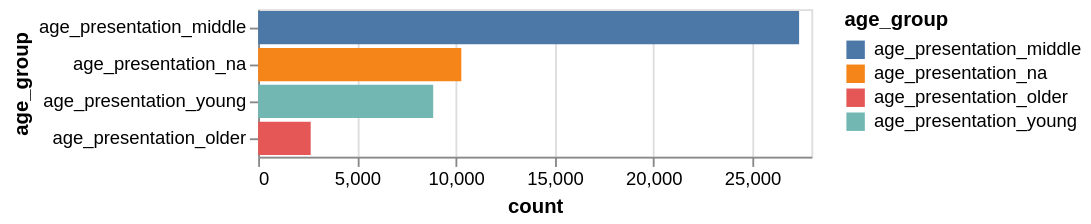

This figure's notebook cell:
### Markdown cell above
This is the hardest part to classify since what makes a skintone dark? Regardless even grouping the palest skintones together generates results saying that the lightest skintones make up to 1.5x the amount of individuals with darker skin.

### Code cell
# Isolating the ages
age_cols = []
for column in df.columns:
    if column.startswith("age_presentation_"):
        age_cols.append(column)

# Counting the number of different ages represented
age_counts = df[age_cols].sum().reset_index(name="count").rename(columns={"index": "age_group"})

# Displaying the number of different ages represented
alt.Chart(age_counts).mark_bar().encode(
    x="count:Q",
    y= alt.Y("age_group:N").sort('-x'),
    color="age_group:N"
)

### Figure 1 — Vega specification as saved in the notebook (floating-point values rounded to 4 significant figures)
{"$schema": "https://vega.github.io/schema/vega/v5.json", "data": [{"name": "source_0"}, {"name": "data_0", "values": [{"age_group": "age_presentation_young", "count_end": 8860.0, "count_start": 0.0}, {"age_group": "age_presentation_older", "count_end": 2659.0, "count_start": 0.0}, {"age_group": "age_presentation_middle", "count_end": 27380.0, "count_start": 0.0}, {"age_group": "age_presentation_na", "count_end": 10280.0, "count_start": 0.0}]}, {"name": "source_0_y_domain_age_group", "values": [{"age_group": "age_presentation_young", "sort_field": 8860}, {"age_group": "age_presentation_older", "sort_field": 2659}, {"age_group": "age_presentation_middle", "sort_field": 27380}, {"age_group": "age_presentation_na", "sort_field": 10283}]}, {"name": "data_0_color_domain_age_group", "values": [{"age_group": "age_presentation_young"}, {"age_group": "age_presentation_older"}, {"age_group": "age_presentation_middle"}, {"age_group": "age_presentation_na"}]}], "signals": [{"name": "y_step", "value": 20}, {"name": "height", "update": "bandspace(domain('y').length, 0.1, 0.05) * y_step"}], "marks": [{"type": "rect", "name": "marks", "from": {"data": "data_0"}, "encode": {"update": {"fill": {"field": "age_group", "scale": "color"}, "height": {"signal": "max(0.25, bandwidth('y'))"}, "x2": {"field": "count_start", "scale": "x"}, "x": {"field": "count_end", "scale": "x"}, "y": {"field": "age_group", "scale": "y"}}}, "style": ["bar"]}], "scales": [{"name": "x", "type": "linear", "domain": {"data": "data_0", "fields": ["count_start", "count_end"]}, "range": [0, {"signal": "width"}], "nice": true, "zero": true}, {"name": "y", "type": "band", "domain": {"data": "source_0_y_domain_age_group", "field": "age_group", "sort": {"op": "max", "field": "sort_field", "order": "descending"}}, "range": {"step": {"signal": "y_step"}}, "paddingInner": 0.1, "paddingOuter": 0.05}, {"name": "color", "type": "ordinal", "domain": {"data": "data_0_color_domain_age_group", "field": "age_group", "sort": true}, "range": "category"}], "axes": [{"scale": "x", "gridScale": "y", "zindex": 0, "maxExtent": 0, "domain": false, "ticks": false, "labels": false, "orient": "bottom", "tickCount": {"signal": "ceil(width/40)"}, "minExtent": 0, "grid": true, "aria": false}, {"scale": "x", "labelFlush": true, "labelOverlap": true, "zindex": 0, "tickCount": {"signal": "ceil(width/40)"}, "grid": false, "title": "count", "orient": "bottom"}, {"scale": "y", "zindex": 0, "grid": false, "orient": "left", "title": "age_group"}], "padding": 5, "style": "cell", "background": "white", "legends": [{"fill": "color", "symbolType": "square", "title": "age_group"}], "width": 300}
